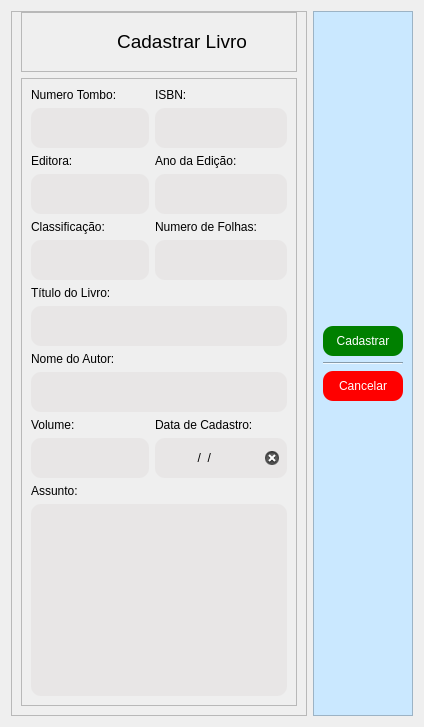
             <widget class="QWidget" name="tab_4">
              <attribute name="title">
               <string>Tab 2</string>
              </attribute>
              <layout class="QGridLayout" name="gridLayout_16">
               <item row="0" column="0">
                <widget class="QFrame" name="frame_10">
                 <property name="frameShape">
                  <enum>QFrame::StyledPanel</enum>
                 </property>
                 <property name="frameShadow">
                  <enum>QFrame::Raised</enum>
                 </property>
                 <layout class="QGridLayout" name="gridLayout_4">
                  <property name="topMargin">
                   <number>0</number>
                  </property>
                  <item row="0" column="0">
                   <widget class="QFrame" name="frame_15">
                    <property name="maximumSize">
                     <size>
                      <width>420</width>
                      <height>60</height>
                     </size>
                    </property>
                    <property name="frameShape">
                     <enum>QFrame::StyledPanel</enum>
                    </property>
                    <property name="frameShadow">
                     <enum>QFrame::Raised</enum>
                    </property>
                    <layout class="QHBoxLayout" name="horizontalLayout_15">
                     <item>
                      <widget class="QLabel" name="label_9">
                       <property name="minimumSize">
                        <size>
                         <width>40</width>
                         <height>40</height>
                        </size>
                       </property>
                       <property name="maximumSize">
                        <size>
                         <width>40</width>
                         <height>40</height>
                        </size>
                       </property>
                       <property name="text">
                        <string/>
                       </property>
                       <property name="pixmap">
                        <pixmap resource="../img/imagens.qrc">:/icons/icons/camada-mais.png</pixmap>
                       </property>
                       <property name="scaledContents">
                        <bool>true</bool>
                       </property>
                      </widget>
                     </item>
                     <item>
                      <widget class="QLabel" name="label_18">
                       <property name="maximumSize">
                        <size>
                         <width>420</width>
                         <height>30</height>
                        </size>
                       </property>
                       <property name="text">
                        <string>&lt;html&gt;&lt;head/&gt;&lt;body&gt;&lt;p align=&quot;center&quot;&gt;&lt;span style=&quot; font-size:14pt;&quot;&gt;Cadastrar Livro&lt;/span&gt;&lt;/p&gt;&lt;/body&gt;&lt;/html&gt;</string>
                       </property>
                      </widget>
                     </item>
                    </layout>
                   </widget>
                  </item>
                  <item row="1" column="0">
                   <widget class="QFrame" name="frame_12">
                    <property name="maximumSize">
                     <size>
                      <width>420</width>
                      <height>16777215</height>
                     </size>
                    </property>
                    <property name="styleSheet">
                     <string notr="true">QLineEdit{
background-color: rgb(232, 230, 230);
height:40px;
border-radius:10px;
}
QTextEdit{
background-color: rgb(232, 230, 230);
border-radius:10px;
}
QLabel{
qproperty-alignment: 'AlignCenter';
}</string>
                    </property>
                    <property name="frameShape">
                     <enum>QFrame::StyledPanel</enum>
                    </property>
                    <property name="frameShadow">
                     <enum>QFrame::Raised</enum>
                    </property>
                    <layout class="QGridLayout" name="gridLayout_3">
                     <item row="13" column="1">
                      <widget class="QLineEdit" name="lineEdit_D_Cad_B">
                       <property name="minimumSize">
                        <size>
                         <width>0</width>
                         <height>0</height>
                        </size>
                       </property>
                       <property name="toolTip">
                        <string>Data</string>
                       </property>
                       <property name="inputMask">
                        <string>00/00/0000</string>
                       </property>
                       <property name="cursorPosition">
                        <number>0</number>
                       </property>
                       <property name="alignment">
                        <set>Qt::AlignCenter</set>
                       </property>
                       <property name="cursorMoveStyle">
                        <enum>Qt::VisualMoveStyle</enum>
                       </property>
                       <property name="clearButtonEnabled">
                        <bool>true</bool>
                       </property>
                      </widget>
                     </item>
                     <item row="1" column="0">
                      <widget class="QLineEdit" name="lineEdit_Num_Tombo_B">
                       <property name="minimumSize">
                        <size>
                         <width>0</width>
                         <height>0</height>
                        </size>
                       </property>
                       <property name="toolTip">
                        <string>Numeros</string>
                       </property>
                       <property name="whatsThis">
                        <string/>
                       </property>
                       <property name="maxLength">
                        <number>3276700</number>
                       </property>
                       <property name="alignment">
                        <set>Qt::AlignCenter</set>
                       </property>
                       <property name="placeholderText">
                        <string/>
                       </property>
                       <property name="cursorMoveStyle">
                        <enum>Qt::VisualMoveStyle</enum>
                       </property>
                       <property name="clearButtonEnabled">
                        <bool>false</bool>
                       </property>
                      </widget>
                     </item>
                     <item row="2" column="0">
                      <widget class="QLabel" name="label_13">
                       <property name="text">
                        <string>Editora:</string>
                       </property>
                      </widget>
                     </item>
                     <item row="1" column="1">
                      <widget class="QLineEdit" name="lineEdit_ISBM_B">
                       <property name="minimumSize">
                        <size>
                         <width>0</width>
                         <height>0</height>
                        </size>
                       </property>
                       <property name="toolTip">
                        <string>Numeros</string>
                       </property>
                       <property name="maxLength">
                        <number>15</number>
                       </property>
                       <property name="alignment">
                        <set>Qt::AlignCenter</set>
                       </property>
                       <property name="placeholderText">
                        <string/>
                       </property>
                       <property name="cursorMoveStyle">
                        <enum>Qt::VisualMoveStyle</enum>
                       </property>
                      </widget>
                     </item>
                     <item row="2" column="1">
                      <widget class="QLabel" name="label_15">
                       <property name="text">
                        <string>Ano da Edição:</string>
                       </property>
                      </widget>
                     </item>
                     <item row="11" column="0">
                      <widget class="QLabel" name="label_22">
                       <property name="text">
                        <string>Volume:</string>
                       </property>
                      </widget>
                     </item>
                     <item row="7" column="0" colspan="2">
                      <widget class="QLineEdit" name="lineEdit_Title_B">
                       <property name="minimumSize">
                        <size>
                         <width>0</width>
                         <height>0</height>
                        </size>
                       </property>
                       <property name="toolTip">
                        <string>Título</string>
                       </property>
                       <property name="alignment">
                        <set>Qt::AlignCenter</set>
                       </property>
                       <property name="placeholderText">
                        <string/>
                       </property>
                       <property name="cursorMoveStyle">
                        <enum>Qt::VisualMoveStyle</enum>
                       </property>
                      </widget>
                     </item>
                     <item row="10" column="0" colspan="2">
                      <widget class="QLineEdit" name="lineEdit_Name_A_B">
                       <property name="toolTip">
                        <string>Texto</string>
                       </property>
                       <property name="alignment">
                        <set>Qt::AlignCenter</set>
                       </property>
                       <property name="placeholderText">
                        <string/>
                       </property>
                       <property name="cursorMoveStyle">
                        <enum>Qt::VisualMoveStyle</enum>
                       </property>
                      </widget>
                     </item>
                     <item row="11" column="1">
                      <widget class="QLabel" name="label_23">
                       <property name="text">
                        <string>Data de Cadastro:</string>
                       </property>
                      </widget>
                     </item>
                     <item row="9" column="0" colspan="2">
                      <widget class="QLabel" name="label_21">
                       <property name="text">
                        <string>Nome do Autor:</string>
                       </property>
                      </widget>
                     </item>
                     <item row="0" column="0">
                      <widget class="QLabel" name="label_11">
                       <property name="text">
                        <string>Numero Tombo:</string>
                       </property>
                      </widget>
                     </item>
                     <item row="5" column="0">
                      <widget class="QLineEdit" name="lineEdit_Class_B">
                       <property name="minimumSize">
                        <size>
                         <width>0</width>
                         <height>0</height>
                        </size>
                       </property>
                       <property name="toolTip">
                        <string>Texto</string>
                       </property>
                       <property name="alignment">
                        <set>Qt::AlignCenter</set>
                       </property>
                       <property name="placeholderText">
                        <string/>
                       </property>
                       <property name="cursorMoveStyle">
                        <enum>Qt::VisualMoveStyle</enum>
                       </property>
                      </widget>
                     </item>
                     <item row="6" column="0" colspan="2">
                      <widget class="QLabel" name="label_20">
                       <property name="text">
                        <string>Título do Livro:</string>
                       </property>
                      </widget>
                     </item>
                     <item row="14" column="0" colspan="2">
                      <widget class="QLabel" name="label_24">
                       <property name="text">
                        <string>Assunto:</string>
                       </property>
                      </widget>
                     </item>
                     <item row="13" column="0">
                      <widget class="QLineEdit" name="lineEdit_Volume_B">
                       <property name="minimumSize">
                        <size>
                         <width>0</width>
                         <height>0</height>
                        </size>
                       </property>
                       <property name="toolTip">
                        <string>Numeros</string>
                       </property>
                       <property name="alignment">
                        <set>Qt::AlignCenter</set>
                       </property>
                       <property name="placeholderText">
                        <string/>
                       </property>
                       <property name="cursorMoveStyle">
                        <enum>Qt::VisualMoveStyle</enum>
                       </property>
                      </widget>
                     </item>
                     <item row="5" column="1">
                      <widget class="QLineEdit" name="lineEdit_Num_Sheets_B">
                       <property name="minimumSize">
                        <size>
                         <width>0</width>
                         <height>0</height>
                        </size>
                       </property>
                       <property name="toolTip">
                        <string>Numeros</string>
                       </property>
                       <property name="alignment">
                        <set>Qt::AlignCenter</set>
                       </property>
                       <property name="placeholderText">
                        <string/>
                       </property>
                       <property name="cursorMoveStyle">
                        <enum>Qt::VisualMoveStyle</enum>
                       </property>
                      </widget>
                     </item>
                     <item row="0" column="1">
                      <widget class="QLabel" name="label_12">
                       <property name="text">
                        <string>ISBN:</string>
                       </property>
                      </widget>
                     </item>
                     <item row="3" column="0">
                      <widget class="QLineEdit" name="lineEdit_Publisher_B">
                       <property name="minimumSize">
                        <size>
                         <width>0</width>
                         <height>0</height>
                        </size>
                       </property>
                       <property name="toolTip">
                        <string>Texto</string>
                       </property>
                       <property name="alignment">
                        <set>Qt::AlignCenter</set>
                       </property>
                       <property name="placeholderText">
                        <string/>
                       </property>
                       <property name="cursorMoveStyle">
                        <enum>Qt::VisualMoveStyle</enum>
                       </property>
                      </widget>
                     </item>
                     <item row="4" column="0">
                      <widget class="QLabel" name="label_16">
                       <property name="text">
                        <string>Classificação:</string>
                       </property>
                      </widget>
                     </item>
                     <item row="4" column="1">
                      <widget class="QLabel" name="label_19">
                       <property name="text">
                        <string>Numero de Folhas:</string>
                       </property>
                      </widget>
                     </item>
                     <item row="3" column="1">
                      <widget class="QLineEdit" name="lineEdit_Year_E_B">
                       <property name="minimumSize">
                        <size>
                         <width>0</width>
                         <height>0</height>
                        </size>
                       </property>
                       <property name="toolTip">
                        <string>Data</string>
                       </property>
                       <property name="inputMask">
                        <string/>
                       </property>
                       <property name="maxLength">
                        <number>4</number>
                       </property>
                       <property name="cursorPosition">
                        <number>0</number>
                       </property>
                       <property name="alignment">
                        <set>Qt::AlignCenter</set>
                       </property>
                       <property name="placeholderText">
                        <string/>
                       </property>
                       <property name="cursorMoveStyle">
                        <enum>Qt::VisualMoveStyle</enum>
                       </property>
                       <property name="clearButtonEnabled">
                        <bool>true</bool>
                       </property>
                      </widget>
                     </item>
                     <item row="15" column="0" colspan="2">
                      <widget class="QTextEdit" name="textEdit_Details_B">
                       <property name="minimumSize">
                        <size>
                         <width>0</width>
                         <height>35</height>
                        </size>
                       </property>
                      </widget>
                     </item>
                    </layout>
                   </widget>
                  </item>
                 </layout>
                </widget>
               </item>
               <item row="0" column="1">
                <widget class="QFrame" name="frame_11">
                 <property name="styleSheet">
                  <string notr="true">QWidget{	
	background-color: #cae8ff;
	color: Black;
}
QPushButton{
	color:#242424;
	text-align:center;
	height:30px;
	width:80px;
	border-radius:10px;
}

</string>
                 </property>
                 <property name="frameShape">
                  <enum>QFrame::StyledPanel</enum>
                 </property>
                 <property name="frameShadow">
                  <enum>QFrame::Raised</enum>
                 </property>
                 <layout class="QVBoxLayout" name="verticalLayout_11">
                  <item>
                   <spacer name="verticalSpacer_5">
                    <property name="orientation">
                     <enum>Qt::Vertical</enum>
                    </property>
                    <property name="sizeHint" stdset="0">
                     <size>
                      <width>20</width>
                      <height>40</height>
                     </size>
                    </property>
                   </spacer>
                  </item>
                  <item>
                   <widget class="QPushButton" name="pushButton_Cad_B">
                    <property name="cursor">
                     <cursorShape>PointingHandCursor</cursorShape>
                    </property>
                    <property name="styleSheet">
                     <string notr="true">background-color: green;	
color: white;</string>
                    </property>
                    <property name="text">
                     <string>Cadastrar</string>
                    </property>
                    <property name="icon">
                     <iconset resource="../img/imagens.qrc">
                      <normaloff>:/icons/icons/mais.png</normaloff>:/icons/icons/mais.png</iconset>
                    </property>
                   </widget>
                  </item>
                  <item>
                   <widget class="Line" name="line_2">
                    <property name="orientation">
                     <enum>Qt::Horizontal</enum>
                    </property>
                   </widget>
                  </item>
                  <item>
                   <widget class="QPushButton" name="pushButton_Cancel_B">
                    <property name="cursor">
                     <cursorShape>PointingHandCursor</cursorShape>
                    </property>
                    <property name="styleSheet">
                     <string notr="true">background-color: red;	
color: white;</string>
                    </property>
                    <property name="text">
                     <string>Cancelar</string>
                    </property>
                    <property name="icon">
                     <iconset resource="../img/imagens.qrc">
                      <normaloff>:/icons/icons/angulo-circulo-esquerda.png</normaloff>:/icons/icons/angulo-circulo-esquerda.png</iconset>
                    </property>
                   </widget>
                  </item>
                  <item>
                   <spacer name="verticalSpacer_6">
                    <property name="orientation">
                     <enum>Qt::Vertical</enum>
                    </property>
                    <property name="sizeHint" stdset="0">
                     <size>
                      <width>20</width>
                      <height>40</height>
                     </size>
                    </property>
                   </spacer>
                  </item>
                 </layout>
                </widget>
               </item>
              </layout>
             </widget>
